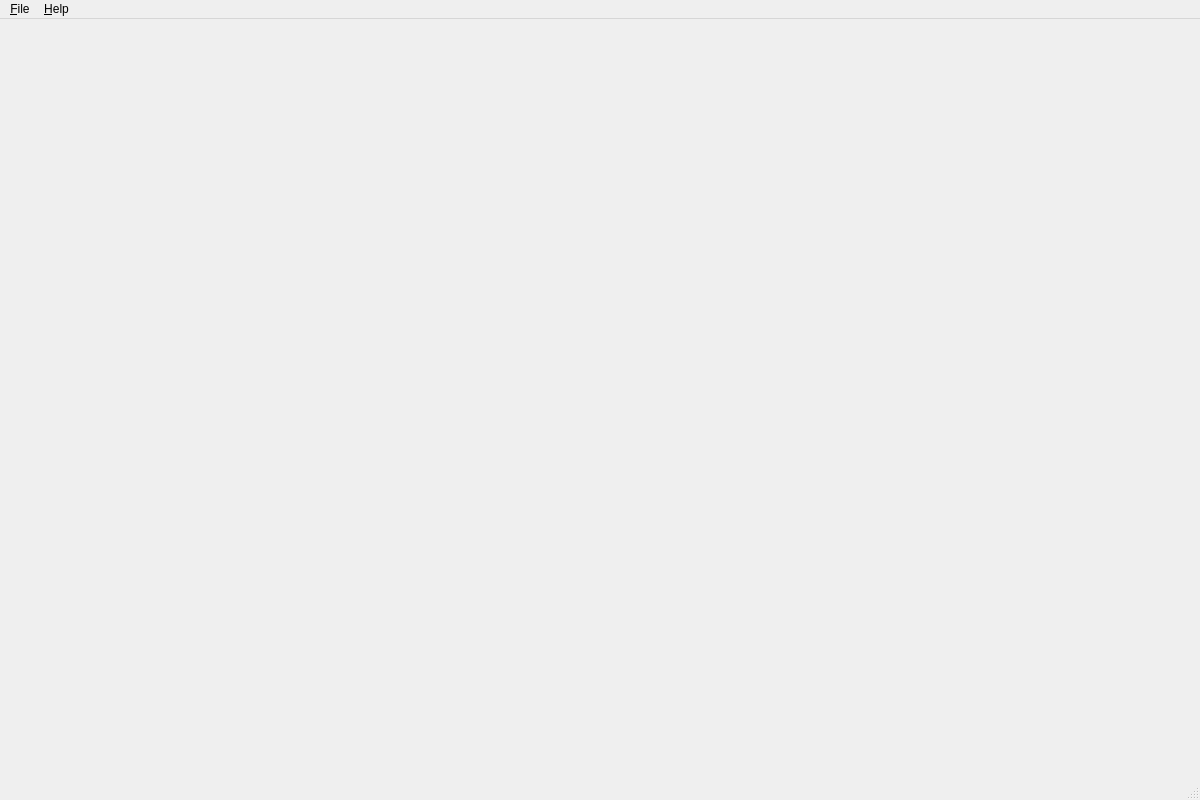
<?xml version="1.0" encoding="UTF-8"?>
<ui version="4.0">
 <class>MainWindow</class>
 <widget class="QMainWindow" name="MainWindow">
  <property name="geometry">
   <rect>
    <x>0</x>
    <y>0</y>
    <width>1200</width>
    <height>800</height>
   </rect>
  </property>
  <property name="windowTitle">
   <string>PAM Analyzer</string>
  </property>
  <widget class="QWidget" name="central_widget">
   <layout class="QVBoxLayout" name="root_layout">
    <property name="leftMargin">
     <number>0</number>
    </property>
    <property name="topMargin">
     <number>0</number>
    </property>
    <property name="rightMargin">
     <number>0</number>
    </property>
    <property name="bottomMargin">
     <number>0</number>
    </property>
    <item>
     <widget class="QStackedWidget" name="content_stack">
      <property name="currentIndex">
       <number>0</number>
      </property>
      <widget class="QWidget" name="welcome_page"/>
      <widget class="QWidget" name="tabs_page">
       <layout class="QVBoxLayout" name="tabs_page_layout">
        <property name="leftMargin">
         <number>0</number>
        </property>
        <property name="topMargin">
         <number>0</number>
        </property>
        <property name="rightMargin">
         <number>0</number>
        </property>
        <property name="bottomMargin">
         <number>0</number>
        </property>
        <item>
         <widget class="QTabWidget" name="tab_widget">
          <property name="tabPosition">
           <enum>QTabWidget::TabPosition::West</enum>
          </property>
          <property name="currentIndex">
           <number>0</number>
          </property>
          <property name="documentMode">
           <bool>true</bool>
          </property>
          <widget class="QWidget" name="project_tab">
           <attribute name="title">
            <string>Project</string>
           </attribute>
          </widget>
          <widget class="QWidget" name="campaigns_tab">
           <attribute name="title">
            <string>Campaigns</string>
           </attribute>
          </widget>
          <widget class="QWidget" name="import_tab">
           <attribute name="title">
            <string>Import Audio</string>
           </attribute>
          </widget>
          <widget class="QWidget" name="birdnet_tab">
           <attribute name="title">
            <string>BirdNET</string>
           </attribute>
          </widget>
          <widget class="QWidget" name="examine_tab">
           <attribute name="title">
            <string>Examine</string>
           </attribute>
          </widget>
         </widget>
        </item>
       </layout>
      </widget>
     </widget>
    </item>
   </layout>
  </widget>
  <widget class="QMenuBar" name="menu_bar">
   <property name="geometry">
    <rect>
     <x>0</x>
     <y>0</y>
     <width>1200</width>
     <height>30</height>
    </rect>
   </property>
   <widget class="QMenu" name="menu_file">
    <property name="title">
     <string>&amp;File</string>
    </property>
    <widget class="QMenu" name="recent_projects_menu">
     <property name="title">
      <string>&amp;Recent Projects</string>
     </property>
     <addaction name="separator"/>
     <addaction name="action_clear_recent"/>
    </widget>
    <addaction name="action_new"/>
    <addaction name="action_open_project_folder"/>
    <addaction name="action_open_legacy_pamproj"/>
    <addaction name="recent_projects_menu"/>
    <addaction name="separator"/>
    <addaction name="action_close"/>
    <addaction name="separator"/>
    <addaction name="action_quit"/>
   </widget>
   <widget class="QMenu" name="menu_help">
    <property name="title">
     <string>&amp;Help</string>
    </property>
    <addaction name="action_open_log_folder"/>
    <addaction name="separator"/>
    <addaction name="action_about"/>
   </widget>
   <addaction name="menu_file"/>
   <addaction name="menu_help"/>
  </widget>
  <widget class="QStatusBar" name="status_bar"/>
  <action name="action_new">
   <property name="text">
    <string>&amp;New Project…</string>
   </property>
   <property name="shortcut">
    <string>Ctrl+N</string>
   </property>
  </action>
  <action name="action_open_project_folder">
   <property name="text">
    <string>&amp;Open Project Folder…</string>
   </property>
   <property name="shortcut">
    <string>Ctrl+O</string>
   </property>
  </action>
  <action name="action_open_legacy_pamproj">
   <property name="text">
    <string>Open &amp;Legacy Project File…</string>
   </property>
  </action>
  <action name="action_close">
   <property name="text">
    <string>&amp;Close Project</string>
   </property>
   <property name="shortcut">
    <string>Ctrl+W</string>
   </property>
  </action>
  <action name="action_clear_recent">
   <property name="text">
    <string>&amp;Clear Recent Projects</string>
   </property>
  </action>
  <action name="action_quit">
   <property name="text">
    <string>&amp;Quit</string>
   </property>
   <property name="shortcut">
    <string>Ctrl+Q</string>
   </property>
  </action>
  <action name="action_open_log_folder">
   <property name="text">
    <string>&amp;Open Log Folder</string>
   </property>
  </action>
  <action name="action_about">
   <property name="text">
    <string>&amp;About</string>
   </property>
  </action>
 </widget>
 <resources/>
 <connections/>
</ui>
